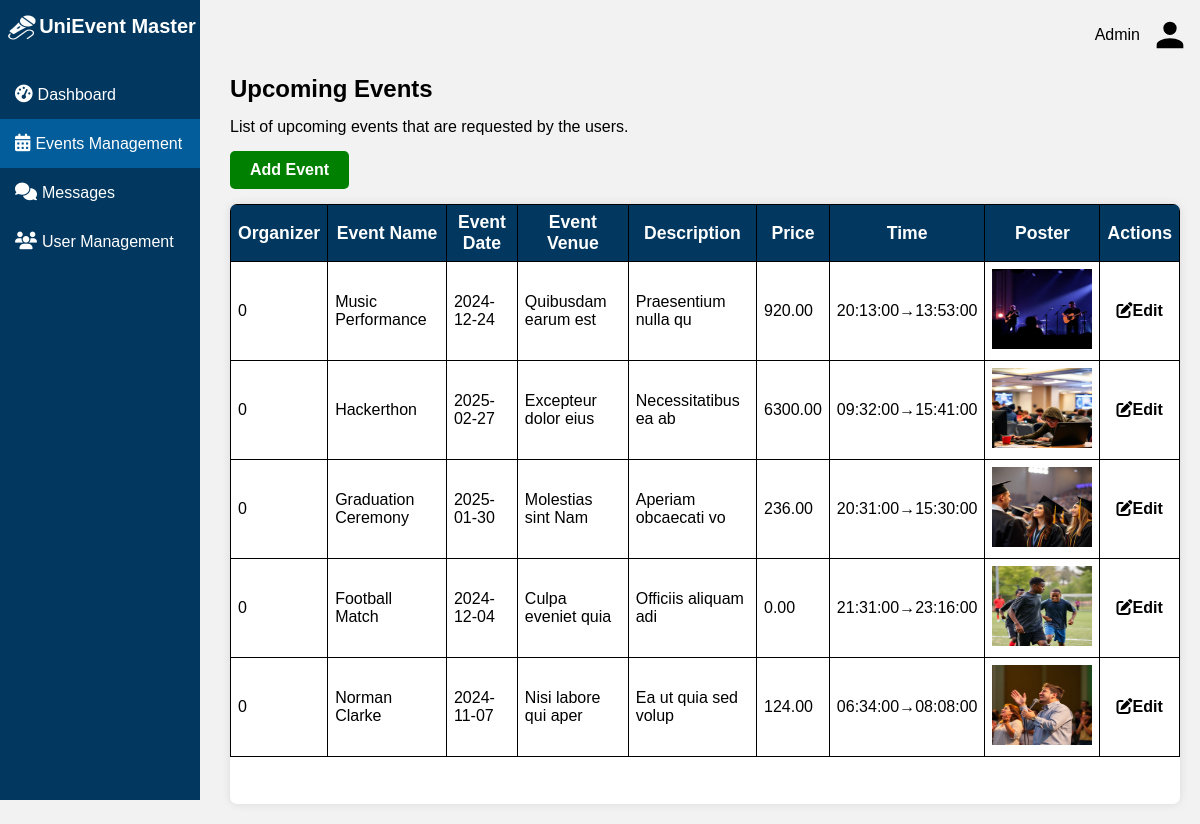
Screenshot of /Dashboard/RegisteredUsers.php with the database file from the repository.
### tables this page shows
CREATE TABLE IF NOT EXISTS `approved_events` (
  `id` int NOT NULL AUTO_INCREMENT,
  `event_name` varchar(255) NOT NULL,
  `event_date` date NOT NULL,
  `event_venue` varchar(255) NOT NULL,
  `event_description` text NOT NULL,
  `price_category` enum('Free','Custom') NOT NULL,
  `event_price` decimal(10,2) DEFAULT NULL,
  `start_time` time NOT NULL,
  `end_time` time NOT NULL,
  `event_poster` varchar(255) NOT NULL,
  `created_at` timestamp NULL DEFAULT CURRENT_TIMESTAMP,
  PRIMARY KEY (`id`)
);

### Dashboard/RegisteredUsers.php (the view, shortened to what this page needs)
<?php
$serverName = "localhost";
$username = "root";
$password = "";
$dbname = "unievent_master";
$conn = new mysqli($serverName, $username, $password, $dbname);
$sql = "SELECT id, user_id, event_name, event_date, event_venue, event_description, price_category, event_price, start_time, end_time, event_poster FROM approved_events";
$result = $conn->query($sql);
?>
<!DOCTYPE html>
<html lang="en">
<head>
    <link rel="stylesheet" href="https://cdnjs.cloudflare.com/ajax/libs/font-awesome/6.6.0/css/all.min.css">
    <link rel="stylesheet" href="../css/dashboard.css">
</head>
<body>
    <nav class="navigationBar">
        <div class="user">
            <span>
                <?php
                if (isset($_SESSION['admin_name'])) {
                    echo $_SESSION['admin_name'];
                } else {
                    echo 'Admin';
                }
                ?>
            </span>
            <img src="../images/mdi--user.svg" alt="profilePic" class="profilePic" />
        </div>
    </nav>
    <main>
        <div class="sidebar">
            <div class="logo">
                <a href="../Homepage/index.php"><img src="../images/microphone.png" alt="logo" height="25" width="35" /></a>
                <a href="../Homepage/index.php" class="logoText">UniEvent Master</a>
            </div>
            <ul class="sidebarLinks">
                <li><a href="./admin.php" class="mainLink"><i class="fas fa-tachometer-alt"></i>Dashboard</a></li>
                <li class="dropdown">
                    <a href="#" class="mainLink active"><i class="fas fa-calendar-alt"></i>Events Management</a>
                </li>
                <li><a href="../Dashboard/Messages.php" class="mainLink"><i class="fas fa-comments"></i>Messages</a></li>
                <li><a href="user_management.php" class="mainLink"><i class="fas fa-users"></i>User Management</a></li>
            </ul>
        </div>
        <section class="mainContent">
            <h1 style="margin-bottom: 15px;">Upcoming Events</h1>
            <p style="margin-bottom: 15px;">List of upcoming events that are requested by the users.</p>
            <div class="action-buttons" style="display: flex; justify-content: flex-start; margin-bottom: 15px;">
                <a href="eventCreation.php" class="add-event-btn" style="background-color: green; color: white; padding: 10px 20px; border-radius: 5px; text-decoration: none;"">Add Event</a>
            </div>
            <div class=" tableDiv">
                    <table>
                        <thead>
                            <th>Organizer</th>
                            <th>Event Name</th>
                            <th>Event Date</th>
                            <th>Event Venue</th>
                            <th>Description</th>
                            <th>Price</th>
                            <th>Time</th>
                            <th>Poster</th>
                            <th>Actions</th>
                        </thead>
                        <tbody>
                            <?php
                            if ($result->num_rows > 0) {
                                while ($row = $result->fetch_assoc()) {
                                    echo "<tr>";
                                    echo "<td>" . $row['user_id'] . "</td>";
                                    echo "<td>" . $row['event_name'] . "</td>";
                                    echo "<td>" . $row['event_date'] . "</td>";
                                    echo "<td>" . $row['event_venue'] . "</td>";
                                    echo "<td>" . $row['event_description'] . "</td>";
                                    echo "<td>" . ($row['event_price'] !== null ? $row['event_price'] : "Free") . "</td>";
                                    echo "<td>" . $row['start_time'] . "&#8594;" . $row['end_time'] . "</td>";
                                    echo "<td><img src='../uploads/" . $row['event_poster'] . "' alt='Poster' style='width: 100px; height: 80px;'/></td>";
                                    echo "<td>
                                <div class='action-buttons'>
                                    <a href='listOfRegisteredUsers.php?id=" . $row['id'] . "' style='color:#000'><i class='fas fa-edit'></i>Edit</a>
                                </div>
                            </td>";
                                    echo "</tr>";
                                }
                            } else {
                                echo "<tr><td colspan='10'>No event requests found.</td></tr>";
                            }
                            ?>
                        </tbody>
                    </table>
            </div>
        </section>
    </main>
</body>
</html>

### css/dashboard.css (style rules this page uses)
* { margin: 0; padding: 0; box-sizing: border-box; font-family: Arial, sans-serif; }
body { background-color: #f2f2f2; }
.navigationBar { color: #000; display: flex; justify-content: space-between; align-items: center; width: 100%; }
.user { display: flex; align-items: center; padding-top: 15px; }
.user img { width: 40px; height: 40px; border-radius: 50%; margin: 0 10px; }
.sidebar { width: 200px; height: 100vh; background-color: #023860; position: fixed; top: 0; left: 0; }
.logo { display: flex; justify-content: center; height: 70px; background-color: #023860; color: #fff; font-size: 20px; font-weight: bold; padding-top: 15px; }
.logoText { text-decoration: none; color: #fff; }
.sidebarLinks { list-style: none; font-size: 1em; }
.sidebar li { list-style: none; }
.sidebarLinks li a { display: block; padding: 15px 15px; color: #fff; text-decoration: none; transition: all 0.3s ease; }
.mainLink i { padding-right: 5px; font-size: 1.1em; }
.active { background-color: #035d9a; }
.mainContent { margin: 0 0 0 210px; padding: 20px; }
.tableDiv { background-color: #fff; box-shadow: 0 0 10px rgba(0, 0, 0, 0.1); border-radius: 7px; height: 600px; overflow: auto; }
.tableDiv table { width: 100%; }
.tableDiv th { font-size: 1.1rem; }
.action-buttons { display: flex; justify-content: center; gap: 7px; }
.action-buttons a { text-decoration: none; padding: 6px 8px; border-radius: 5px; color: white; font-weight: bold; transition: background-color 0.3s, transform 0.2s; }

### Dashboard/RegisteredUsers.php (style rules this page uses)
table, td, th { border: 1px solid black; border-collapse: collapse; padding: 7px; }
table { width: 100%; border-spacing: 0; }
th { background-color: #023860; position: sticky; top: 0; z-index: 1; color: white; border-top: none; }

### rows the page displays
approved_events: user "0", event_name "Music Performance", event_date "2024-12-24", event_venue "Quibusdam earum est", event_description "Praesentium nulla qu", event_price "920.00", start_time "20:13:00", end_time "13:53:00", event_poster (picture)
approved_events: user "0", event_name "Hackerthon", event_date "2025-02-27", event_venue "Excepteur dolor eius", event_description "Necessitatibus ea ab", event_price "6300.00", start_time "09:32:00", end_time "15:41:00", event_poster (picture)
approved_events: user "0", event_name "Graduation Ceremony", event_date "2025-01-30", event_venue "Molestias sint Nam", event_description "Aperiam obcaecati vo", event_price "236.00", start_time "20:31:00", end_time "15:30:00", event_poster (picture)
approved_events: user "0", event_name "Football Match", event_date "2024-12-04", event_venue "Culpa eveniet quia", event_description "Officiis aliquam adi", event_price "0.00", start_time "21:31:00", end_time "23:16:00", event_poster (picture)
approved_events: user "0", event_name "Norman Clarke", event_date "2024-11-07", event_venue "Nisi labore qui aper", event_description "Ea ut quia sed volup", event_price "124.00", start_time "06:34:00", end_time "08:08:00", event_poster (picture)
